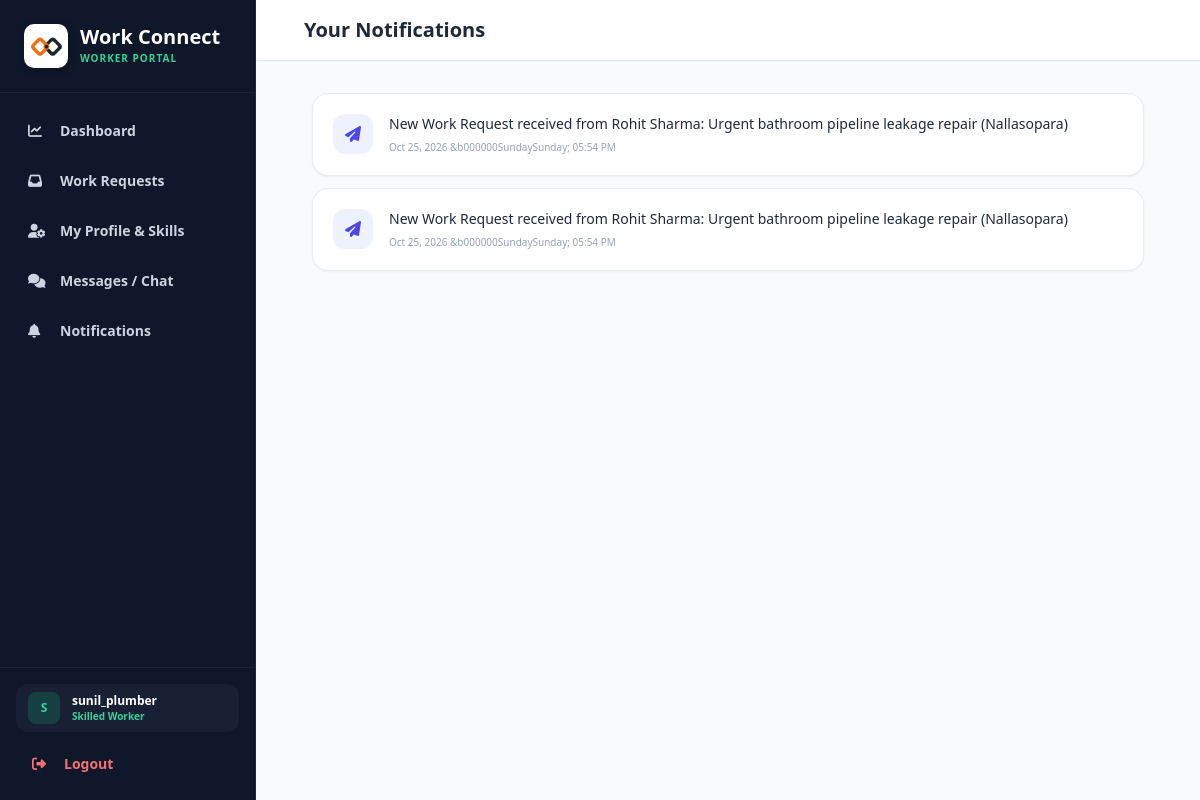
The page /notifications.php (signed in) on the database its author committed.
### tables this page shows
CREATE TABLE `notifications` (
  `id` int(11) NOT NULL AUTO_INCREMENT,
  `user_id` int(11) NOT NULL,
  `message` text NOT NULL,
  `type` varchar(50) DEFAULT 'general',
  `is_read` tinyint(1) DEFAULT 0,
  `created_at` timestamp NOT NULL DEFAULT current_timestamp(),
  PRIMARY KEY (`id`),
  KEY `user_id` (`user_id`),
  CONSTRAINT `notifications_ibfk_1` FOREIGN KEY (`user_id`) REFERENCES `users` (`id`) ON DELETE CASCADE
);

### notifications.php (the view, shortened to what this page needs)
<?php
require_once 'includes/db_connect.php';
$user_id = $_SESSION['user_id'];
$role = $_SESSION['role'];
$pdo->prepare("UPDATE notifications SET is_read = TRUE WHERE user_id = ?")->execute([$user_id]);
$stmt = $pdo->prepare("SELECT * FROM notifications WHERE user_id = ? ORDER BY created_at DESC");
$stmt->execute([$user_id]);
$notifications = $stmt->fetchAll();
?>
<!DOCTYPE html>
<html lang="en">
<head>
    <script src="https://cdn.tailwindcss.com"></script>
    <link rel="stylesheet" href="https://cdnjs.cloudflare.com/ajax/libs/font-awesome/6.5.1/css/all.min.css">
</head>
<body class="bg-slate-50 flex h-screen overflow-hidden font-sans">
    <?php
    if ($role === 'worker') {
        include 'includes/worker_sidebar.php';
    } else {
        include 'includes/user_sidebar.php';
    }
    ?>
    <main class="flex-grow flex flex-col overflow-y-auto bg-slate-50">
        <header class="bg-white border-b border-slate-200 p-4 md:px-8 flex items-center justify-between sticky top-0 z-20">
            <div class="flex items-center space-x-4">
                <h2 class="text-xl font-bold text-slate-800">Your Notifications</h2>
            </div>
        </header>
        <div class="p-4 md:p-8 max-w-4xl mx-auto w-full">
            <?php if (empty($notifications)): ?>
                <div class="bg-white p-12 rounded-3xl text-center border border-slate-200/80 shadow-sm">
                    <div class="w-16 h-16 bg-slate-50 rounded-full flex items-center justify-center mx-auto mb-4 text-slate-300">
                        <i class="fas fa-bell-slash text-2xl"></i>
                    </div>
                    <h3 class="text-base font-bold text-slate-800">No notifications yet</h3>
                    <p class="text-xs text-slate-400 mt-1">We'll alert you here when clients send work requests or update statuses.</p>
                </div>
            <?php else: ?>
                <div class="space-y-3">
                    <?php foreach ($notifications as $n): ?>
                        <div class="bg-white p-4 md:p-5 rounded-2xl shadow-sm border border-slate-200/80 flex items-start space-x-4">
                            <div class="w-10 h-10 rounded-xl flex items-center justify-center shrink-0
                                <?php
                                if($n['type'] == 'hiring') echo 'bg-emerald-50 text-emerald-600';
                                elseif($n['type'] == 'application') echo 'bg-indigo-50 text-indigo-600';
                                elseif($n['type'] == 'rejection') echo 'bg-red-50 text-red-600';
                                else echo 'bg-slate-100 text-slate-600';
                                ?>">
                                <i class="fas <?php
                                    if($n['type'] == 'hiring') echo 'fa-check';
                                    elseif($n['type'] == 'application') echo 'fa-paper-plane';
                                    elseif($n['type'] == 'rejection') echo 'fa-times';
                                    else echo 'fa-bell';
                                ?>"></i>
                            </div>
                            <div class="flex-1">
                                <p class="text-xs md:text-sm text-slate-800 leading-relaxed"><?php echo htmlspecialchars($n['message']); ?></p>
                                <p class="text-[10px] text-slate-400 mt-1.5"><?php echo date('M d, Y &bull; h:i A', strtotime($n['created_at'])); ?></p>
                            </div>
                        </div>
                    <?php endforeach; ?>
                </div>
            <?php endif; ?>
        </div>
    </main>
</body>
</html>

### notifications.php (style rules this page uses)
body { font-family: 'Outfit', sans-serif; }

### rows shown on the page
notifications: message "New Work Request received from Rohit Sharma: Urgent bathroom pipeline leakage repair (Nallasopara)", created_at "Oct 25, 2026 &b000000SundaySunday; 05:54 PM"
notifications: message "New Work Request received from Rohit Sharma: Urgent bathroom pipeline leakage repair (Nallasopara)", created_at "Oct 25, 2026 &b000000SundaySunday; 05:54 PM"

### other values the page prints
substr($_SESSION['username'] ?? 'W', 0, 1) "S"
$_SESSION['username'] "sunil_plumber"
